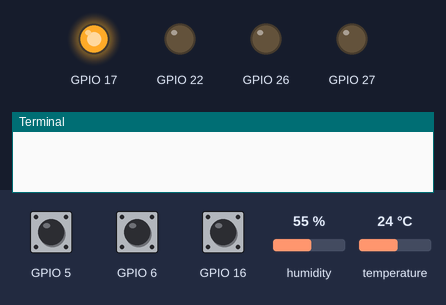
A program run on a simulated Raspberry Pi (BCM pin numbers). Shown: output pins drawn as LEDs (lit = HIGH), the last lines printed to the terminal. The inputs (shaded band) are chosen by the test bench; at power-on: GPIO 5 HIGH, GPIO 6 HIGH, GPIO 16 HIGH, humidity 55 %, temperature 24 °C.

Above: at 0.1 s.
At 5.0 s:
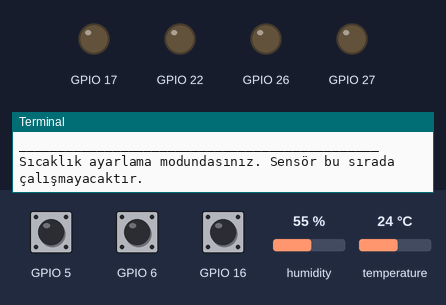
5.1 s: GPIO 5 pulled LOW for 3 s
9.6 s: GPIO 6 pulled LOW for 3 s
14.1 s: GPIO 16 pulled LOW for 3 s
Timing chart, 0 to 17.1 s (numbered marks = the images above; inputs shaded):
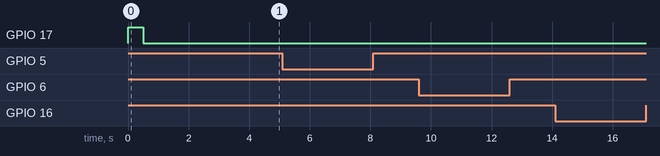

The program:

Thermostat.py
```python
import RPi.GPIO as GPIO #Pin
import time #Time
import board
import dht11
import socket
GPIO.setmode(GPIO.BCM)

GPIO.setwarnings(False)

# Setup Led Pins
GPIO.setup(17, GPIO.OUT) #Red Led
GPIO.setup(27, GPIO.OUT) #Green Led
GPIO.setup(22, GPIO.OUT) #Blue Led
GPIO.setup(26, GPIO.OUT) #Yellow Led

# Setup Button Pins
GPIO.setup(5, GPIO.IN, pull_up_down=GPIO.PUD_UP)
GPIO.setup(6, GPIO.IN, pull_up_down=GPIO.PUD_UP)
GPIO.setup(16, GPIO.IN, pull_up_down=GPIO.PUD_UP)

#Button Boolean Variables
Sicaklik = 25
AyarlamaModu = True
Arttir = False
Azalt = False
AcKapat = False
Breakit = False
TempBool = True
global Pressed2
Pressed2 = False

#Client-Server Bilgileri
TCP_IP = '192.168.0.30'
TCP_PORT = 5900
#MESSAGE = b'deneme2333'

# Led Functions
def RedLight():
        GPIO.output(17, True)
        time.sleep(0.5)
        GPIO.output(17, False)
        time.sleep(0.5)

def GreenLight():
    GPIO.output(27, True)
    time.sleep(1)
    GPIO.output(27, False)
    time.sleep(1)

def BlueLight():
   GPIO.output(22, True)
   time.sleep(1)
   GPIO.output(22, False)
   time.sleep(1)

def YellowLight():
   GPIO.output(26, True)
   time.sleep(1)
   GPIO.output(26, False)
   time.sleep(1)

#DHT11 Sensor Function
def TempSensor(TempKontrol):
    while TempKontrol:
            instance = dht11.DHT11(pin = 4)
            result = instance.read()

            if not GPIO.input(6):
                if not Pressed2:
                 print('_________________________________')
                 print("Sıcaklık ayarlama moduna geçiliyor.")
                 print('_________________________________')
                 pressed = True
                 SıcaklıkAyarlamaModu(True)
                 # button not pressed (or released)
                else:
                  pressed = False
                  time.sleep(0.1)

    #         time.sleep(3.0)
            try:
                if result.is_valid():
                    print("Sıcaklık: %-3.1f C" % result.temperature)
                    print("Nem: %-3.1f %%" % result.humidity)

                    print("DHT11 Sıcaklık:", result.temperature , "Ayarlı Sıcaklık:" , Sicaklik)
                    MessageString = "DHT11 Sicaklik:"+ str(result.temperature) + "-Ayarli Sicaklik:" + str(Sicaklik)
                    Message = bytes(MessageString,'utf8')
                    if result.temperature < Sicaklik:
                        print("Oda sıcaklığı ayarladığınız sıcaklıktan düşük.")
                        RedLight()
                    elif result.temperature > Sicaklik-5 and result.temperature < Sicaklik+5:
                        print("Stabil")
                        GreenLight()
                    else:
                        print("Sıcaklıkta aşma meydana geldi. Oda sıcaklığı, ayarladığınız sıcaklığın üstüne çıktı.")
                        BlueLight()

                    s = socket.socket(socket.AF_INET, socket.SOCK_STREAM)
                    s.connect((TCP_IP, TCP_PORT))
                    s.send(Message)
                    s.close()
                else:
                    YellowLight()
            except RuntimeError as error:
                print(error.args[0])
                YellowLight()
                #time.sleep(2.0)
                continue
            except Exception as error:
                YellowLight()
                dhtDevice.exit()
                raise error
    #         time.sleep(3.0)

def SıcaklıkAyarlamaModu(AyarlamaModuTemp):
    global Sicaklik
    print("Sıcaklık ayarlama modundasınız. Sensör bu sırada çalışmayacaktır.")
    while AyarlamaModuTemp:
                if not GPIO.input(5):
                  if not pressed:
                     Sicaklik = Sicaklik - 5
                     print('_________________________________')
                     print('Sıcaklığı azalttınız.')
                     print('Mevcut Sıcaklık: ' , Sicaklik)
                     print('_________________________________')
                     pressed = True
                     time.sleep(1)
                else:
                  pressed = False
                  time.sleep(1)

                if not GPIO.input(6):
                  if not pressed:
                     print('_________________________________')
                     print("Sıcaklık ayarlama modundan çıkılıyor.")
                     print('_________________________________')
                     pressed = True
                     AyarlamaModuTemp = False
                     time.sleep(1)
                     TempSensor(True)
                else:
                  pressed = False
                  time.sleep(1)

                if not GPIO.input(16):
                  if not pressed:
                     Sicaklik = Sicaklik + 5
                     print('_________________________________')
                     print('Sıcaklığı arttırdınız.')
                     print('Mevcut Sıcaklık: ' , Sicaklik)
                     print('_________________________________')
                     pressed = True
                else:
                  pressed = False
                  time.sleep(1)
# Program çalışınca buton modu otomatik açılacak. Buton modunda sıcaklık ayarları yapıp tekrar
# ortadaki butona basacağız. Böylece buton modundan çıkıp, sensörü çalıştırmış olacağız.
Sicaklik = 20
RedLight()
print("Ayarlanabilir Termostat programı çalıştırıldı.")
print("______________________________________________")
SıcaklıkAyarlamaModu(True)
TumIsiklariKapat()
   # print("Çıkış Yapıldı")

print("Çıkış")
```
